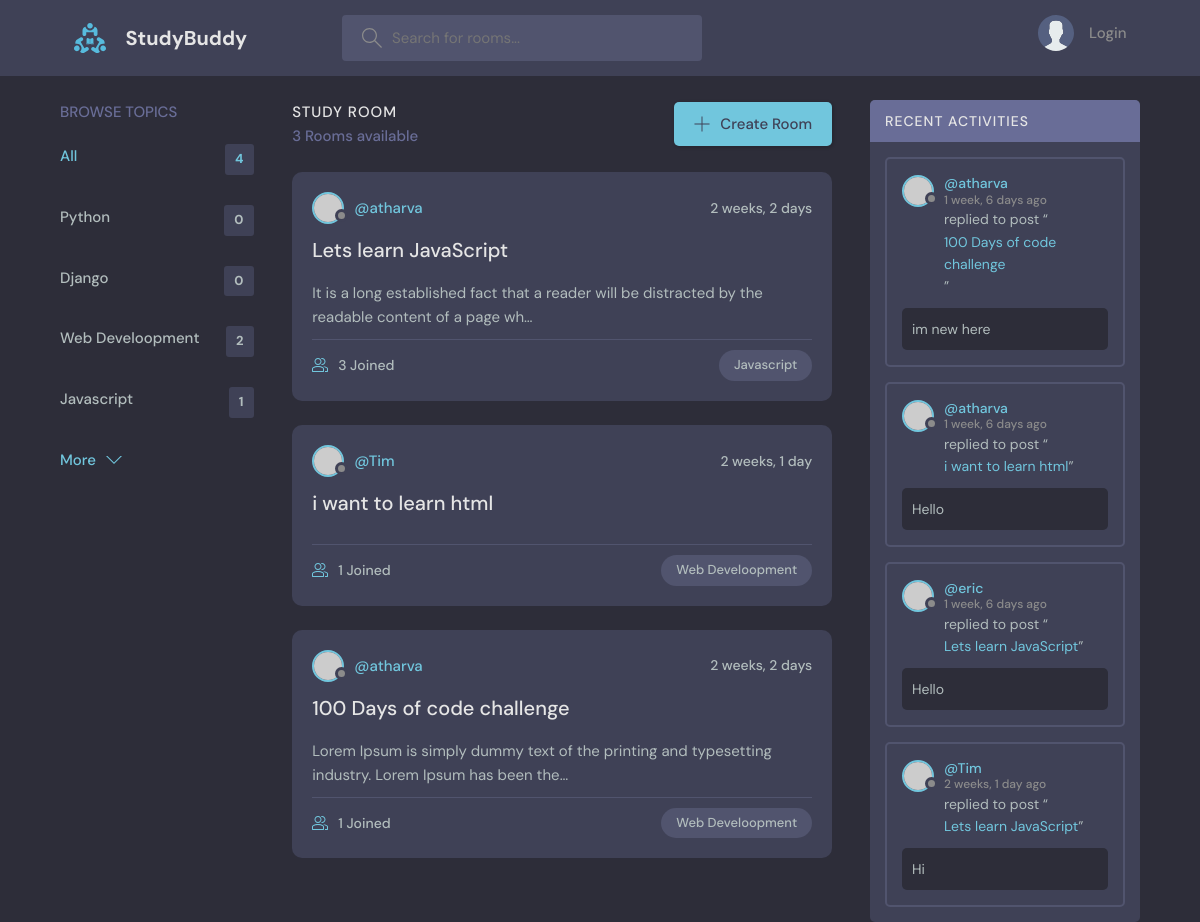
The page / on the database its author committed.
### base/models.py (models this page shows, shortened)
class Topic(models.Model):
    name = models.CharField(max_length = 200)

class Room(models.Model):
    host = models.ForeignKey(User, on_delete = models.SET_NULL, null = True)  #when user deleted set to null
    topic = models.ForeignKey(Topic , on_delete = models.SET_NULL, null = True) #when topic deleted set to null
    name = models.CharField(max_length = 200)
    description = models.TextField(null = True, blank = True )
    participants = models.ManyToManyField(User, related_name = 'participants',blank = True)
    updated = models.DateTimeField(auto_now = True) #whenever updated it will change to curr time
    create = models.DateTimeField(auto_now_add = True) #when created will set to curr time and not update
    class Meta:
        ordering = ['-updated', '-create']
    def __str__(self):
        return self.name

class Message(models.Model):
    user = models.ForeignKey(User, on_delete = models.CASCADE)  #on deleting user delete messagess
    room = models.ForeignKey(Room, on_delete = models.CASCADE)  #on deleting room delete messages
    body = models.TextField()
    updated = models.DateTimeField(auto_now = True)
    create = models.DateTimeField(auto_now_add = True)
    class Meta:
        ordering = ['-updated', '-create']

### base/views.py (the view)
# urls.py: path('',views.home, name = "home"),
def home(request):
    q = request.GET.get('q') if request.GET.get('q') != None else ''
    rooms = Room.objects.filter(
        Q(topic__name__icontains = q) |
        Q(name__icontains = q)|
        Q(description__icontains = q)
        )  #get all rooms from db with the query parameter
    topics = Topic.objects.all()
    room_count = rooms.count()
    room_messages = Message.objects.filter(Q(room__topic__name__icontains = q))
    context = {'rooms' : rooms, 'topics': topics, 'room_count': room_count, 'room_messages': room_messages}
    return render(request, 'base/home.html', context)

### base/templates/base/home.html (shortened to what this page needs)
{% extends 'main.html' %}
{% block content %}
<main class="layout layout--3">
      <div class="container">
         {% include 'base/topics_component.html' %}
        <div class="roomList">
          <div class="roomList__header">
            <div>
              <h2>Study Room</h2>
              <p>{{room_count}} Rooms available</p>
            </div>
            <a class="btn btn--main" href="create-room.html">
              <svg version="1.1" xmlns="http://www.w3.org/2000/svg" width="32" height="32" viewBox="0 0 32 32">
                <title>add</title>
                <path
                  d="M16.943 0.943h-1.885v14.115h-14.115v1.885h14.115v14.115h1.885v-14.115h14.115v-1.885h-14.115v-14.115z"
                ></path>
              </svg>
              Create Room
            </a>
          </div>
          {% include 'base/feed_component.html' %}
        </div>
         {% include 'base/activity_component.html' %}
      </div>
    </main>
{% endblock %}

### base/templates/base/topics_component.html
<div class="topics">
          <div class="topics__header">
            <h2>Browse Topics</h2>
          </div>
          <ul class="topics__list">
            <li>
              <a href="{% url 'home' %}" class="active">All <span>{{topics.count}}</span></a>
            </li>
            {% for topic in topics %}
            <li>
              <a href="{% url 'home' %}?q={{topic.name}}">{{topic.name}} <span>{{topic.room_set.all.count}}</span></a>
            </li>
            {% endfor %}
          </ul>
          <a class="btn btn--link" href="topics.html">
            More
            <svg version="1.1" xmlns="http://www.w3.org/2000/svg" width="32" height="32" viewBox="0 0 32 32">
              <title>chevron-down</title>
              <path d="M16 21l-13-13h-3l16 16 16-16h-3l-13 13z"></path>
            </svg>
          </a>
        </div>

### base/templates/base/feed_component.html (shortened to what this page needs)
{% for room in rooms %}
<div class="roomListRoom">
            <div class="roomListRoom__header">
              <a href="{% url 'user-profile' room.host.id %}" class="roomListRoom__author">
                <div class="avatar avatar--small">
                  <img src="https://randomuser.me/api/portraits/women/11.jpg" />
                </div>
                <span>@{{room.host.username}}</span>
              </a>
              <div class="roomListRoom__actions">
                <span>{{room.create|timesince}}</span>
              </div>
            </div>
            <div class="roomListRoom__content">
              <a href="{% url 'room' room.id %}">{{room.name}}</a>
              <p>
                {{room.description|truncatechars:100}}
              </p>
            </div>
            <div class="roomListRoom__meta">
              <a href="{% url 'room' room.id %}" class="roomListRoom__joined">
                {{room.participants.all.count}} Joined
              </a>
              <p class="roomListRoom__topic">{{room.topic.name}}</p>
            </div>
</div>
{% endfor %}

### base/templates/base/activity_component.html (shortened to what this page needs)
<div class="activities">
          <div class="activities__header">
            <h2>Recent Activities</h2>
          </div>
          {% for message in room_messages %}
          <div class="activities__box">
            <div class="activities__boxHeader roomListRoom__header">
              <a href="{% url 'user-profile' message.user.id %}" class="roomListRoom__author">
                <div class="avatar avatar--small">
                  <img src="https://randomuser.me/api/portraits/women/11.jpg" />
                </div>
                <p>
                  @{{message.user}}
                  <span>{{message.create|timesince}} ago</span>
                </p>
              </a>
            </div>
            <div class="activities__boxContent">
              <p>replied to post “<a href="{% url 'room' message.room.id %}">{{message.room}}</a>”</p>
              <div class="activities__boxRoomContent">
                {{message.body}}
              </div>
            </div>
          </div>
          {% endfor %}
</div>

### rows shown on the page
Topic: name "Python", room_set.all.count "0"
Topic: name "Django", room_set.all.count "0"
Topic: name "Web Develoopment", room_set.all.count "2"
Topic: name "Javascript", room_set.all.count "1"
Room: host.username "atharva", create "2 weeks, 2 days", name "Lets learn JavaScript", description "It is a long established fact that a reader will be distracted by the readable content of a page wh…", participants.all.count "3", topic.name "Javascript"
Room: host.username "Tim", create "2 weeks, 1 day", name "i want to learn html", participants.all.count "1", topic.name "Web Develoopment"
Room: host.username "atharva", create "2 weeks, 2 days", name "100 Days of code challenge", description "Lorem Ipsum is simply dummy text of the printing and typesetting industry. Lorem Ipsum has been the…", participants.all.count "1", topic.name "Web Develoopment"
Message: user "atharva", create "1 week, 6 days", room "100 Days of code challenge", body "im new here"
Message: user "atharva", create "1 week, 6 days", room "i want to learn html", body "Hello"
Message: user "eric", create "1 week, 6 days", room "Lets learn JavaScript", body "Hello"
Message: user "Tim", create "2 weeks, 1 day", room "Lets learn JavaScript", body "Hi"

### other values the page prints
{{ topics.count }} "4"
{{ room_count }} "3"
